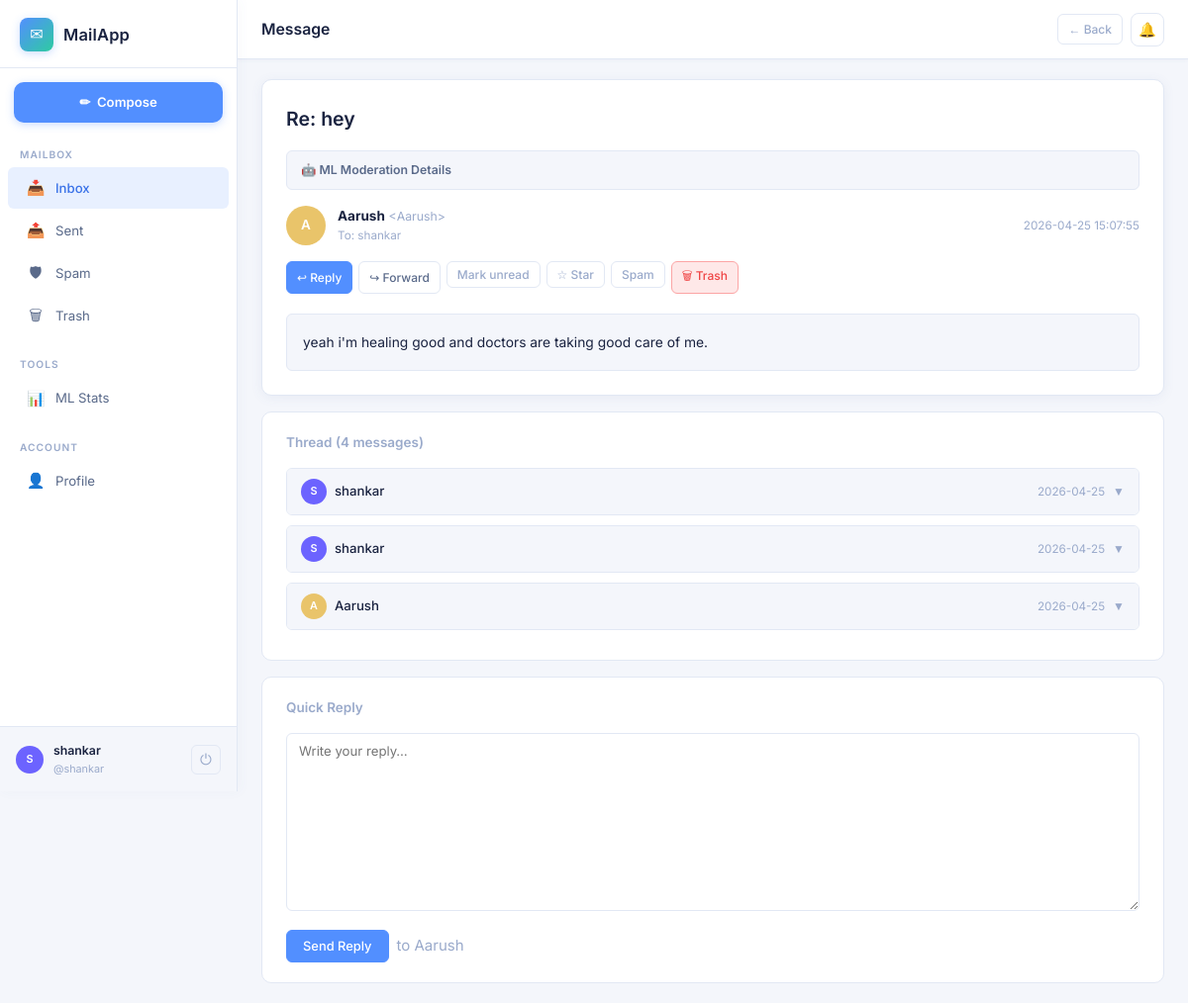
/message/16 (signed in), run on the app's committed database.
### tables this page shows
CREATE TABLE messages (
    id                  INTEGER PRIMARY KEY AUTOINCREMENT,
    thread_id           INTEGER,
    sender_id           INTEGER NOT NULL REFERENCES users(id) ON DELETE CASCADE,
    recipient_id        INTEGER NOT NULL REFERENCES users(id) ON DELETE CASCADE,
    subject             TEXT    NOT NULL DEFAULT '(no subject)',
    body                TEXT    NOT NULL DEFAULT '',
    folder              TEXT    NOT NULL DEFAULT 'inbox',
    is_read             INTEGER NOT NULL DEFAULT 0,
    is_starred          INTEGER NOT NULL DEFAULT 0,
    attachment          TEXT,
    sent_at             DATETIME DEFAULT CURRENT_TIMESTAMP,
    deleted_at          DATETIME,
    -- ── ML moderation columns (new) ──────────────────────────────────────────
    spam_flag           INTEGER NOT NULL DEFAULT 0,
    spam_probability    REAL    NOT NULL DEFAULT 0.0,
    ham_probability     REAL    NOT NULL DEFAULT 0.0,
    spam_confidence     REAL    NOT NULL DEFAULT 0.0,
    vulgar_probability  REAL    NOT NULL DEFAULT 0.0,
    is_vulgar           INTEGER NOT NULL DEFAULT 0,
    is_blocked          INTEGER NOT NULL DEFAULT 0,
    moderation_reason   TEXT
);

CREATE TABLE users (
    id            INTEGER PRIMARY KEY AUTOINCREMENT,
    username      TEXT    NOT NULL UNIQUE COLLATE NOCASE,
    email         TEXT    NOT NULL UNIQUE COLLATE NOCASE,
    password_hash TEXT    NOT NULL,
    display_name  TEXT,
    avatar_color  TEXT    DEFAULT '#6c63ff',
    created_at    DATETIME DEFAULT CURRENT_TIMESTAMP,
    last_login    DATETIME
);

### routes/mail.py (the view)
@mail_bp.route("/message/<int:msg_id>")
@login_required
def view_message(msg_id):
    user_id = session["user_id"]
    db      = get_db()
    msg     = _get_message_or_404(msg_id, user_id)
    if msg["recipient_id"] == user_id and not msg["is_read"]:
        db.execute("UPDATE messages SET is_read=1 WHERE id=?", (msg_id,))
        db.commit()
    thread = db.execute(
        """SELECT m.*,
                  s.username  AS sender_username,
                  s.display_name AS sender_display,
                  s.avatar_color AS sender_color
           FROM messages m
           JOIN users s ON s.id = m.sender_id
           WHERE m.thread_id=? AND m.deleted_at IS NULL
             AND (m.sender_id=? OR m.recipient_id=?)
           ORDER BY m.sent_at ASC""",
        (msg["thread_id"] or msg_id, user_id, user_id)
    ).fetchall()
    return render_template("view_message.html",
                           msg=msg, thread=thread,
                           folder_counts=_folder_counts(user_id))

### database.py (called while the page is built)
def get_db():
    if "db" not in g:
        db_path = current_app.config["DATABASE_URI"].replace("sqlite:///", "")
        g.db = sqlite3.connect(db_path, detect_types=sqlite3.PARSE_DECLTYPES)
        g.db.row_factory = sqlite3.Row          # access columns by name
        g.db.execute("PRAGMA foreign_keys = ON") # enforce FK constraints
    return g.db

### routes/mail.py (called while the page is built)
def login_required(f):
    @wraps(f)
    def decorated(*args, **kwargs):
        if "user_id" not in session:
            flash("Please log in to continue.", "info")
            return redirect(url_for("auth.login"))
        return f(*args, **kwargs)
    return decorated

def _folder_counts(user_id):
    db = get_db()
    rows = db.execute(
        """SELECT folder, COUNT(*) as cnt
           FROM messages
           WHERE recipient_id=? AND is_read=0 AND deleted_at IS NULL
             AND folder IN ('inbox','spam')
           GROUP BY folder""",
        (user_id,)
    ).fetchall()
    counts = {"inbox": 0, "sent": 0, "spam": 0, "trash": 0}
    for r in rows:
        counts[r["folder"]] = r["cnt"]
    return counts

def _get_message_or_404(msg_id, user_id):
    db  = get_db()
    msg = db.execute(
        """SELECT m.*,
                  s.username  AS sender_username,
                  s.display_name AS sender_display,
                  s.avatar_color AS sender_color,
                  r.username  AS recipient_username,
                  r.display_name AS recipient_display
           FROM messages m
           JOIN users s ON s.id = m.sender_id
           JOIN users r ON r.id = m.recipient_id
           WHERE m.id=? AND (m.sender_id=? OR m.recipient_id=?)
             AND m.deleted_at IS NULL""",
        (msg_id, user_id, user_id)
    ).fetchone()
    if not msg:
        abort(404)
    return msg

### templates/view_message.html (shortened to what this page needs)
{% extends "base.html" %}
{% set active_folder = msg.folder %}
{% block topbar_title %}Message{% endblock %}
{% block topbar_actions %}
<a href="javascript:history.back()" class="btn btn-ghost btn-sm">← Back</a>
{% endblock %}
{% block content %}
<div class="message-detail">
  <div class="message-header">
    <div class="message-subject-row">
      <h1>{{ msg.subject }}</h1>
    </div>
    {% if msg.spam_probability is defined and msg.spam_probability != none %}
    <details class="ml-score-panel" {% if msg.folder == 'spam' or msg.is_vulgar %}open{% endif %}>
      <summary class="ml-score-summary">🤖 ML Moderation Details</summary>
    </details>
    {% endif %}
    <div class="message-meta">
      <div class="meta-avatar" style="background:{{ msg.sender_color or '#6c63ff' }}">
        {{ (msg.sender_display or msg.sender_username or '?')[0].upper() }}
      </div>
      <div class="meta-people">
        <div class="meta-from">
          <strong>{{ msg.sender_display or msg.sender_username }}</strong>
          <span style="color:var(--text-muted);font-size:.82rem"> &lt;{{ msg.sender_username }}&gt;</span>
        </div>
        <div class="meta-to">
          To: {{ msg.recipient_display or msg.recipient_username }}
        </div>
      </div>
      <div class="meta-time">
        {{ msg.sent_at if msg.sent_at else '' }}
      </div>
    </div>
    <div class="message-actions">
      {% set is_sender = (msg.sender_id == session.user_id) %}
      {% if not is_sender %}
      <a href="{{ url_for('mail.compose',
            to=msg.sender_username,
            subject=('Re: ' + msg.subject) if not msg.subject.startswith('Re:') else msg.subject,
            thread_id=msg.thread_id or msg.id) }}" class="btn btn-primary btn-sm">
        ↩ Reply
      </a>
      {% endif %}
      <a href="{{ url_for('mail.compose',
          subject=('Fwd: ' + msg.subject) if not msg.subject.startswith('Fwd:') else msg.subject,
          body='\n\n——— Forwarded message ———\n' + (msg.body or '')) }}" class="btn btn-secondary btn-sm">
        ↪ Forward
      </a>
      <form method="POST" action="{{ url_for('mail.toggle_read', msg_id=msg.id) }}" style="display:inline">
        <button class="btn btn-ghost btn-sm" type="submit">
          {% if msg.is_read %}Mark unread{% else %}Mark read{% endif %}
        </button>
      </form>
      <form method="POST" action="{{ url_for('mail.toggle_star', msg_id=msg.id) }}" style="display:inline">
        <button class="btn btn-ghost btn-sm" type="submit">
          {{ '★ Unstar' if msg.is_starred else '☆ Star' }}
        </button>
      </form>
      {% if msg.folder != 'spam' %}
      <form method="POST" action="{{ url_for('mail.mark_spam', msg_id=msg.id) }}" style="display:inline">
        <button class="btn btn-ghost btn-sm" type="submit"> Spam</button>
      </form>
      {% else %}
      <form method="POST" action="{{ url_for('mail.not_spam', msg_id=msg.id) }}" style="display:inline">
        <button class="btn btn-secondary btn-sm" type="submit"> Not spam</button>
      </form>
      {% endif %}
      <form method="POST" action="{{ url_for('mail.delete_message', msg_id=msg.id) }}" style="display:inline" >
        <button class="btn btn-danger btn-sm" type="submit">
          🗑 {{ 'Delete forever' if msg.folder == 'trash' else 'Trash' }}
        </button>
      </form>
    </div>
  </div>
  <div class="message-body">{{ msg.body }}</div>
</div>
{% if thread and thread|length > 1 %}
<div class="thread-section">
  <h3>Thread ({{ thread|length }} messages)</h3>
  {% for t in thread %}
  {% if t.id != msg.id %}
  <div class="thread-msg">
    <div class="thread-msg-header">
      <div class="avatar-sm"
        style="background:{{ t.sender_color or '#6c63ff' }};width:26px;height:26px;font-size:.72rem">
        {{ (t.sender_display or t.sender_username or '?')[0].upper() }}
      </div>
      <span style="font-size:.88rem;font-weight:500">{{ t.sender_display or t.sender_username }}</span>
      <span style="font-size:.78rem;color:var(--text-muted);margin-left:auto">
        {{ t.sent_at[:10] if t.sent_at else '' }}
      </span>
      <span class="thread-chevron" style="font-size:.8rem;color:var(--text-muted);transition:transform .2s">▼</span>
    </div>
  </div>
  {% endif %}
  {% endfor %}
</div>
{% endif %}
{% if msg.sender_id != session.user_id %}
<div class="reply-section">
  <h3>Quick Reply</h3>
  <form method="POST" action="{{ url_for('mail.compose') }}" enctype="multipart/form-data">
    <textarea class="form-control" name="body" rows="5" placeholder="Write your reply…" required></textarea>
    <div style="margin-top:12px;display:flex;gap:8px;align-items:center">
      <button type="submit" class="btn btn-primary">Send Reply</button>
      <span class="text-muted">to {{ msg.sender_display or msg.sender_username }}</span>
    </div>
  </form>
</div>
{% endif %}
{% endblock %}

### data on the page
messages: subject "Re: hey", sent_at "2026-04-25 15:07:55", is_starred "☆ Star", folder "Trash", body "yeah i'm healing good and doctors are taking good care of me."
users: display_name "A", display_name "Aarush", sender_username "Aarush"
users: display_name "shankar", display_name "S"
messages: display_name "shankar", sent_at "2026-04-25"
messages: display_name "shankar", sent_at "2026-04-25"
messages: display_name "Aarush", sent_at "2026-04-25"

### other printed values
{{ session.get('display_name') or session.get('username') }} "shankar"
{{ session.get('username') }} "shankar"
{{ thread|length }} "4"
